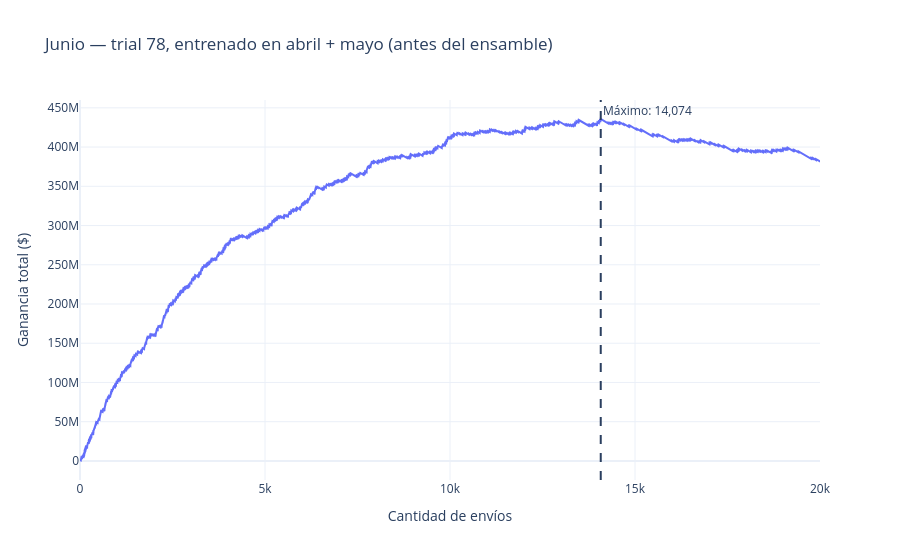

Notebook cell for this chart:
### Markdown cell above
#### Curva de referencia del trial elegido
Se reutilizan las predicciones de junio obtenidas entrenando con abril + mayo.
Esta curva no corresponde al ensamble final ni evalúa un modelo entrenado con junio.
El máximo orienta la elección manual del corte; no sustituye la validación del ensamble.

### Code cell
import plotly.graph_objects as go

pred_val = predicciones_junio[trial_elegido]
orden = ordenes_junio[trial_elegido]
ganancia_acumulada = np.r_[0.0, np.cumsum(ganancias_junio[orden])]
mejor_corte = int(np.argmax(ganancia_acumulada))
mejor_ganancia = float(ganancia_acumulada[mejor_corte])
limite = min(len(pred_val), max(20_000, int(np.ceil(mejor_corte * 1.10))))

fig = go.Figure(go.Scatter(
    x=np.arange(limite + 1), y=ganancia_acumulada[:limite + 1],
    mode="lines", name="Ganancia acumulada",
))
fig.add_vline(x=mejor_corte, line_dash="dash", annotation_text=f"Máximo: {mejor_corte:,}")
fig.update_layout(
    title=f"Junio — trial {trial_elegido}, entrenado en abril + mayo (antes del ensamble)",
    xaxis_title="Cantidad de envíos", yaxis_title="Ganancia total ($)",
    template="plotly_white",
)
fig.show()
print(f"Corte de referencia: {mejor_corte:,} | Ganancia: ${mejor_ganancia:,.0f}")

### Figure 1 — Plotly figure (JSON) as saved in the notebook; plotly's stock layout.template omitted (floating-point values rounded to 4 significant figures; data arrays with more than 128 entries replaced by an {"elided": "..."} marker saying what was removed)
{"data": [{"mode": "lines", "name": "Ganancia acumulada", "type": "scatter", "x": {"elided": "20001 int values"}, "y": {"elided": "20001 float values"}}], "layout": {"annotations": [{"showarrow": false, "text": "Máximo: 14,074", "x": 14074, "xanchor": "left", "xref": "x", "y": 1, "yanchor": "top", "yref": "y domain"}], "shapes": [{"line": {"dash": "dash"}, "type": "line", "x0": 14074, "x1": 14074, "xref": "x", "y0": 0, "y1": 1, "yref": "y domain"}], "title": {"text": "Junio — trial 78, entrenado en abril + mayo (antes del ensamble)"}, "xaxis": {"title": {"text": "Cantidad de envíos"}}, "yaxis": {"title": {"text": "Ganancia total ($)"}}}}
